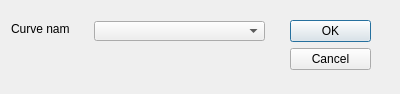
<?xml version="1.0" encoding="UTF-8"?>
<ui version="4.0">
 <class>RemoveErrorsDialog</class>
 <widget class="QDialog" name="RemoveErrorsDialog">
  <property name="geometry">
   <rect>
    <x>0</x>
    <y>0</y>
    <width>400</width>
    <height>94</height>
   </rect>
  </property>
  <property name="windowTitle">
   <string>Remove Error Bars</string>
  </property>
  <widget class="QDialogButtonBox" name="buttonBox">
   <property name="geometry">
    <rect>
     <x>290</x>
     <y>20</y>
     <width>81</width>
     <height>241</height>
    </rect>
   </property>
   <property name="orientation">
    <enum>Qt::Vertical</enum>
   </property>
   <property name="standardButtons">
    <set>QDialogButtonBox::Cancel|QDialogButtonBox::Ok</set>
   </property>
  </widget>
  <widget class="QComboBox" name="nameLabel">
   <property name="geometry">
    <rect>
     <x>94</x>
     <y>21</y>
     <width>171</width>
     <height>20</height>
    </rect>
   </property>
  </widget>
  <widget class="QLabel" name="label">
   <property name="geometry">
    <rect>
     <x>11</x>
     <y>21</y>
     <width>58</width>
     <height>16</height>
    </rect>
   </property>
   <property name="text">
    <string>Curve name</string>
   </property>
  </widget>
 </widget>
 <resources/>
 <connections>
  <connection>
   <sender>buttonBox</sender>
   <signal>accepted()</signal>
   <receiver>RemoveErrorsDialog</receiver>
   <slot>accept()</slot>
   <hints>
    <hint type="sourcelabel">
     <x>248</x>
     <y>254</y>
    </hint>
    <hint type="destinationlabel">
     <x>157</x>
     <y>274</y>
    </hint>
   </hints>
  </connection>
  <connection>
   <sender>buttonBox</sender>
   <signal>rejected()</signal>
   <receiver>RemoveErrorsDialog</receiver>
   <slot>reject()</slot>
   <hints>
    <hint type="sourcelabel">
     <x>316</x>
     <y>260</y>
    </hint>
    <hint type="destinationlabel">
     <x>286</x>
     <y>274</y>
    </hint>
   </hints>
  </connection>
 </connections>
</ui>
